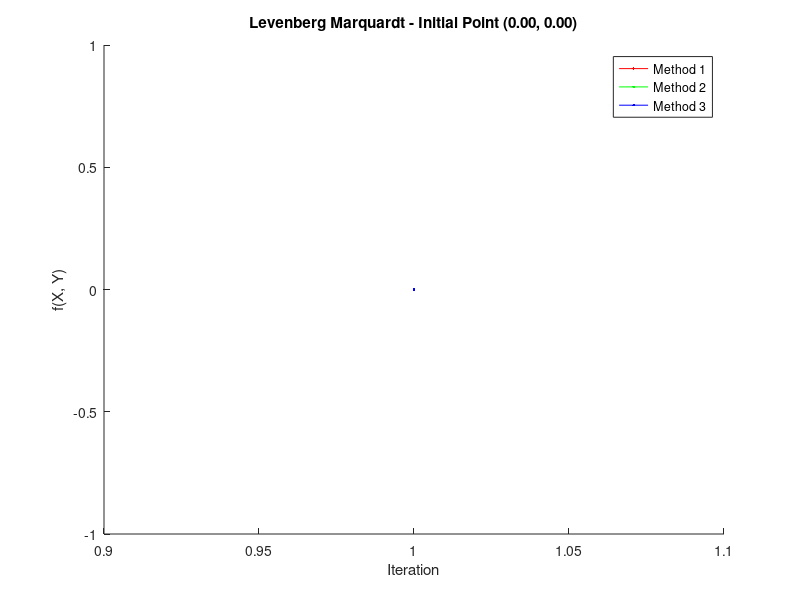
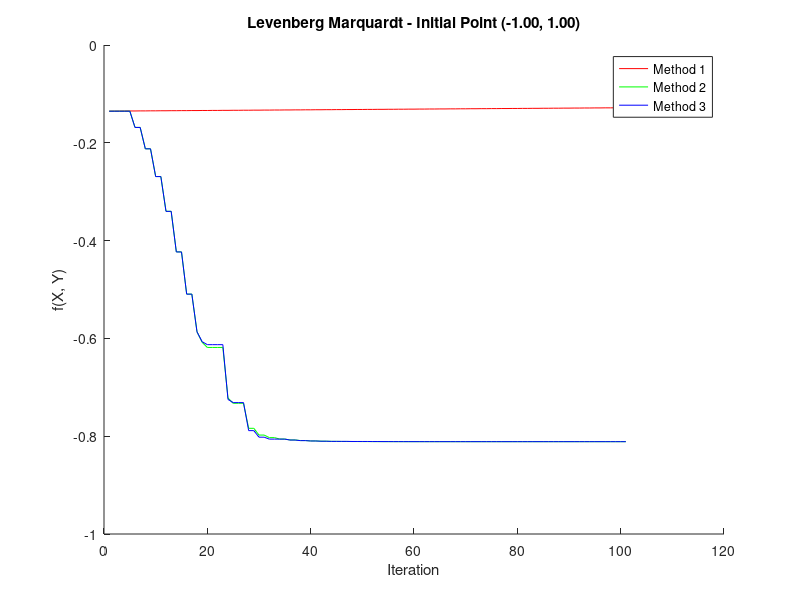
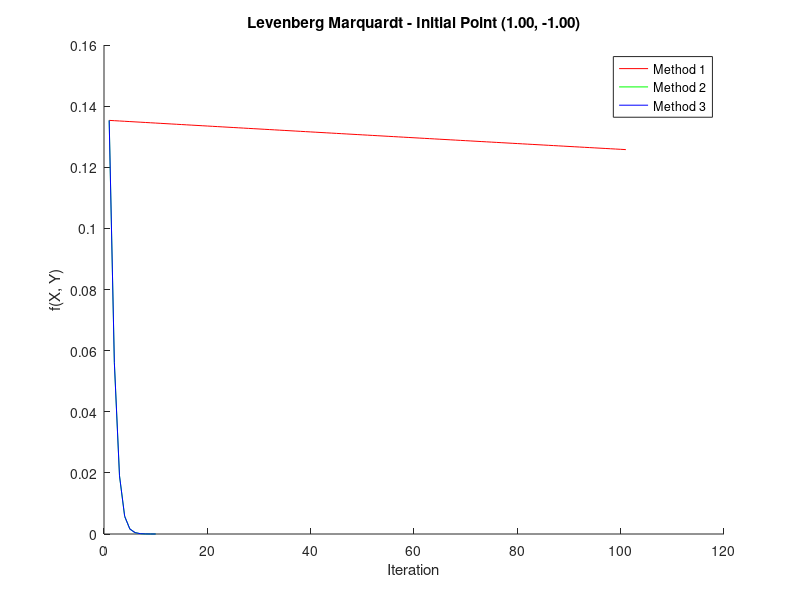

Reproduce these figures in MATLAB, in order.
clc; clear;

% Define the function, its gradient, and its Hessian
f = @(X, Y) X^5 * exp(-X^2 - Y^2);
grad_f = @(X, Y) [
    (5 * X^4 - 2 * X^6) * exp(-X^2 - Y^2);   % Partial derivative w.r.t. X
    -2 * Y * X^5 * exp(-X^2 - Y^2)           % Partial derivative w.r.t. Y
];

hessian_f = @(X, Y) [
    exp(-X^2 - Y^2) * (20 * X^3 - 12 * X^5 + 4 * X^7), -10 * X^4 * Y * exp(-X^2 - Y^2); 
    -10 * X^4 * Y * exp(-X^2 - Y^2), exp(-X^2 - Y^2) * (2 * X^5 - 2 * X^5 * Y^2)
];

% Initial points
initial_points = [0, 0; -1, 1; 1, -1]; % Points xy1, xy2, xy3

% Parameters
tolerance = 1e-4; % Convergence tolerance
max_iters = 100; % Maximum number of iterations
gamma_constant = 0.001; % Constant step size for method 1
mu_initial = 1e-3; % Initial damping factor for Levenberg-Marquardt

% Colors for the plots
colors = ['r', 'g', 'b'];

% Iterate over each initial point
for idx = 1:size(initial_points, 1)
    % Extract the current initial point
    Xk = initial_points(idx, 1);
    Yk = initial_points(idx, 2);

    % Prepare a figure
    figure;
    hold on;
    title(sprintf('Levenberg Marquardt - Initial Point (%.2f, %.2f)', Xk, Yk));
    xlabel('Iteration');
    ylabel('f(X, Y)');

    fprintf('Starting point: (%.2f, %.2f)\n', Xk, Yk);
    
    for method = 1:3 % Loop through methods 1 (constant), 2 (minimization), 3 (Armijo)
        % Reset initial point for each method
        x = Xk;
        y = Yk;
        iter = 0;
        mu = mu_initial;
        
        % Store function values
        func_values = [];
        
        while true
            % Compute gradient and Hessian
            grad = grad_f(x, y);
            hess = hessian_f(x, y);
            grad_norm = norm(grad);
            
            % Track function value
            func_values = [func_values, f(x, y)];

            % Check convergence
            if grad_norm < tolerance || iter >= max_iters
                break;
            end
            
            % Modify Hessian using Levenberg-Marquardt damping
            hess_lm = hess + mu * eye(2);
            
            % Compute the direction
            direction = -hess_lm \ grad;
            
            % Determine step size
            if method == 1
                % Case 1: Constant gamma
                gamma = gamma_constant;
            elseif method == 2
                % Case 2: Minimize f(x_k + gamma_k * d_k)
                gamma_fun = @(g) f(x + g * direction(1), y + g * direction(2));
                gamma = fminbnd(gamma_fun, 0, 1); % Minimize in range [0,1]
            elseif method == 3
                % Case 3: Armijo's rule
                beta = 0.5; 
                sigma = 0.1;
                gamma = 1;
                while f(x + gamma * direction(1), y + gamma * direction(2)) > ...
                        f(x, y) + sigma * gamma * grad' * direction
                    gamma = beta * gamma; % Reduce gamma
                end
            end
            
            % Update variables
            x_new = x + gamma * direction(1);
            y_new = y + gamma * direction(2);
            
            % Adjust damping factor
            if f(x_new, y_new) < f(x, y)
                mu = mu / 10; % Reduce damping factor if progress is made
            else
                mu = mu * 10; % Increase damping factor if no progress
            end
            
            % Update the variables
            x = x_new;
            y = y_new;
            iter = iter + 1;
        end
        
        % Plot the convergence
        plot(func_values, colors(method), 'DisplayName', sprintf('Method %d', method));

        % Final results for this method
        fprintf('Method %d: Minimum at (%.4f, %.4f) with f(X, Y) = %.6f after %d iterations.\n', ...
            method, x, y, f(x, y), iter);
    end
    % Add legend and finalize plot
    legend;
    hold off;
    fprintf('\n');
end